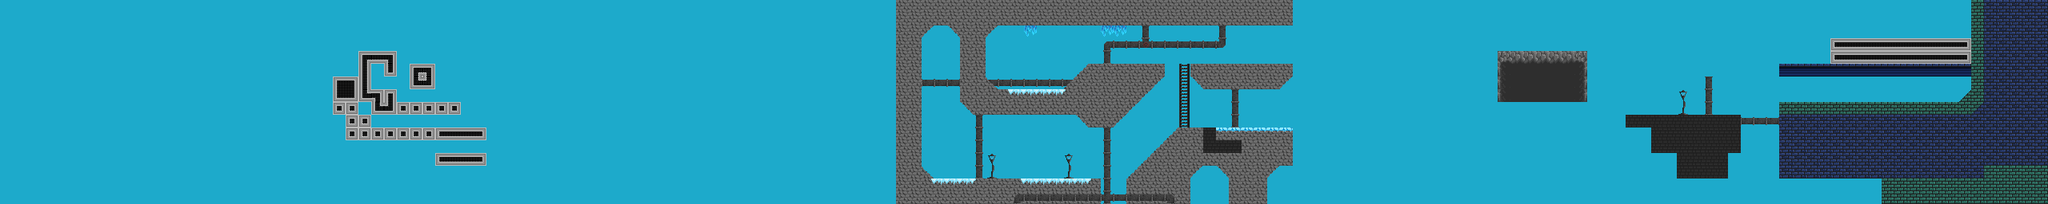

A level layout from a 2D game, rendered from its tile map. Below: a short description, then the map file with tile-grid data replaced by summaries:
An orthogonal 160x16 tile map with 16x16 px tiles, 3 tile layers (Background, Level, Foreground), 3 tilesets.

<map version="1.8" tiledversion="1.8.2" orientation="orthogonal" renderorder="right-down" width="160" height="16" tilewidth="16" tileheight="16" infinite="0" backgroundcolor="#1daacb" nextlayerid="4" nextobjectid="1">
 <tileset firstgid="1" name="DungeonBlocks" tilewidth="16" tileheight="16" tilecount="9" columns="3">
  <image source="DungeonBlocks.png" width="48" height="48" />
 </tileset>
 <tileset firstgid="10" name="IcyBlocks" tilewidth="16" tileheight="16" tilecount="56" columns="7">
  <image source="IcyBlocks.png" width="112" height="128" />
 </tileset>
 <tileset firstgid="66" name="BlueBricks" tilewidth="16" tileheight="16" tilecount="16" columns="4">
  <image source="BlueBricks.png" width="64" height="64" />
 </tileset>
 <layer id="3" name="Background" width="160" height="16">
  <data>[2560 cells, 46 non-empty, 7 distinct tile ids]</data>
 </layer>
 <layer id="1" name="Level" width="160" height="16">
  <data>[2560 cells, 570 non-empty, 28 distinct tile ids]</data>
 </layer>
 <layer id="2" name="Foreground" width="160" height="16">
  <data>[2560 cells, 97 non-empty, 15 distinct tile ids]</data>
 </layer>
</map>
